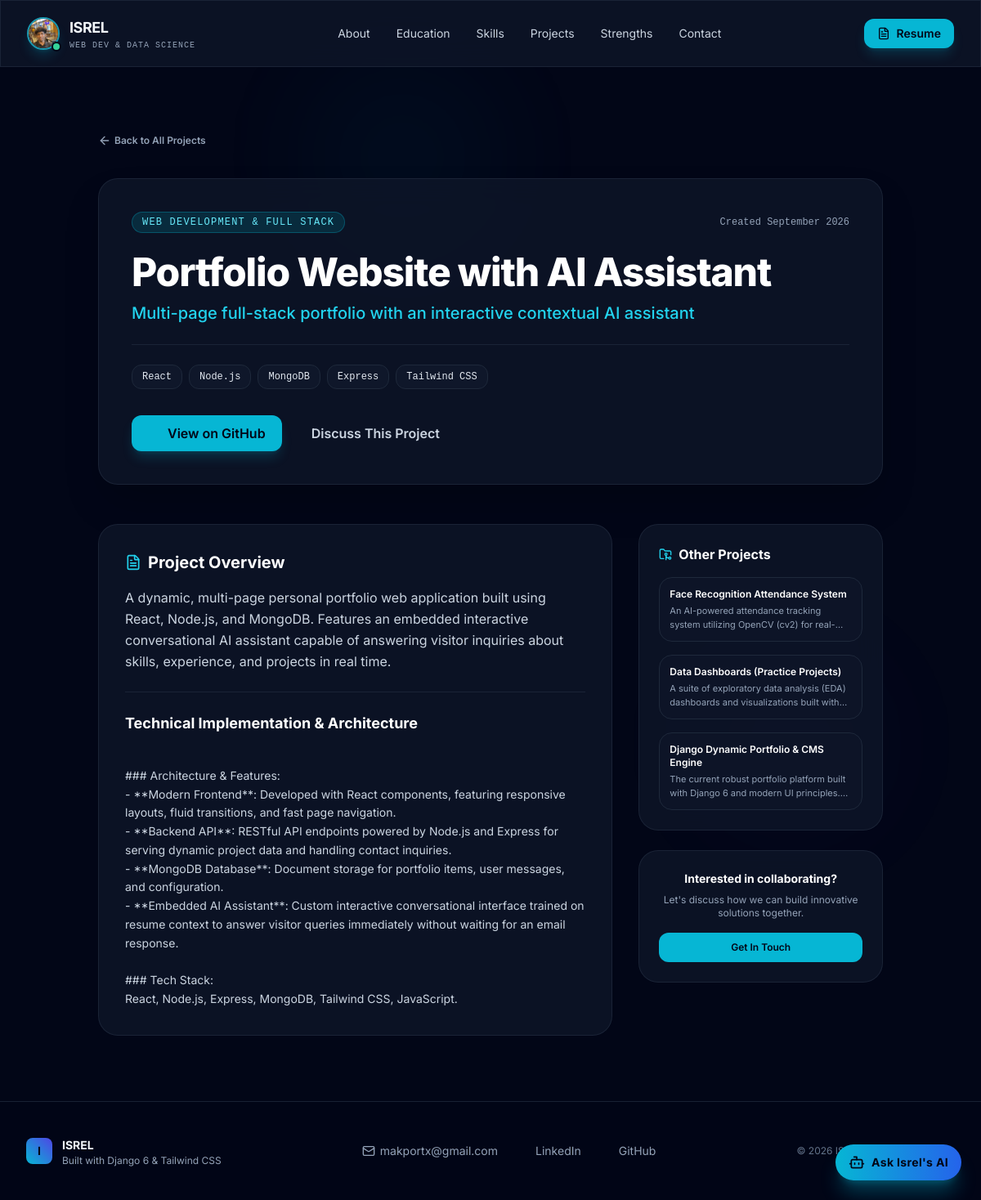
Screenshot of /project/portfolio-website-with-ai-assistant/ with the database file from the repository.
### portfolio/models.py (models this page shows, shortened)
class Profile(models.Model):
    name = models.CharField(max_length=100, default="ISREL")
    title = models.CharField(max_length=200, default="Aspiring Web Developer & Data Science Enthusiast")
    summary = models.TextField(
        default="Passionate Web Developer and Data Science Enthusiast currently pursuing a B.Tech in Computer Science "
                "(Data Science specialization) at SRM University. Skilled in Python, Front-End Development, and Data Analysis. "
                "Dedicated to building user-friendly, data-driven solutions."
    )
    career_objective = models.TextField(
        default="To grow as a Web Developer & Data Scientist, contributing to innovative projects that combine "
                "creativity, data, and technology while continuously learning in a dynamic environment."
    )
    location = models.CharField(max_length=150, default="Chennai, Tamil Nadu, India")
    email = models.EmailField(default="makportx@gmail.com")
    linkedin = models.URLField(default="https://linkedin.com/in/isrel")
    github = models.URLField(default="https://github.com/makportx")
    available_for_opportunities = models.BooleanField(default=True)
    class Meta:
        verbose_name = "Personal Profile"
        verbose_name_plural = "Personal Profile"

class Project(models.Model):
    CATEGORY_CHOICES = [
        ('ai_ml', 'AI & Machine Learning'),
        ('fullstack', 'Web Development & Full Stack'),
        ('data_science', 'Data Science & Dashboards'),
    ]
    title = models.CharField(max_length=200)
    slug = models.SlugField(max_length=220, unique=True, blank=True)
    category = models.CharField(max_length=30, choices=CATEGORY_CHOICES, default='fullstack')
    tagline = models.CharField(max_length=255, blank=True)
    description = models.TextField()
    extended_details = models.TextField(
        blank=True,
        help_text="Detailed project breakdown, challenges, solutions, and impact."
    )
    tech_stack = models.CharField(max_length=255, help_text="Comma-separated technologies, e.g. Python, OpenCV, Tkinter")
    github_url = models.URLField(blank=True)
    live_demo_url = models.URLField(blank=True)
    featured = models.BooleanField(default=True)
    icon_name = models.CharField(max_length=50, default="folder", help_text="Lucide icon name")
    created_at = models.DateField(auto_now_add=True)
    order = models.PositiveIntegerField(default=1)
    class Meta:
        ordering = ['order', '-created_at']
    def tech_list(self):
        return [tech.strip() for tech in self.tech_stack.split(',') if tech.strip()]

### portfolio/views.py (the view)
# urls.py: path('project/<slug:slug>/', views.project_detail_view, name='project_detail'),
def project_detail_view(request, slug):
    profile = get_or_create_default_profile()
    project = get_object_or_404(Project, slug=slug)
    other_projects = Project.objects.exclude(id=project.id)[:3]
    return render(request, 'portfolio/project_detail.html', {
        'profile': profile,
        'project': project,
        'other_projects': other_projects,
    })

### portfolio/views.py (called while the page is built, shortened)
def get_or_create_default_profile():
    profile = Profile.objects.first()
    return profile

### portfolio/templates/portfolio/project_detail.html (shortened to what this page needs)
{% extends 'portfolio/base.html' %}
{% load static %}
{% block content %}
<div class="py-12 sm:py-20">
    <div class="max-w-5xl mx-auto px-4 sm:px-6 lg:px-8">
        <div class="mb-8">
            <a href="{% url 'home' %}#projects" class="inline-flex items-center text-xs font-semibold text-slate-400 hover:text-cyan-400 transition space-x-1">
                <i data-lucide="arrow-left" class="w-4 h-4"></i>
                <span>Back to All Projects</span>
            </a>
        </div>
        <div class="glass-panel p-6 sm:p-10 rounded-3xl border border-slate-800/80 shadow-2xl relative overflow-hidden mb-12">
            <div class="flex flex-wrap items-center justify-between gap-4 mb-6">
                <span class="text-xs font-mono uppercase tracking-widest px-3 py-1 rounded-full bg-cyan-950/80 text-cyan-300 border border-cyan-500/30">
                    {{ project.get_category_display }}
                </span>
                <span class="text-xs text-slate-400 font-mono">
                    Created {{ project.created_at|date:"F Y" }}
                </span>
            </div>
            <h1 class="text-3xl sm:text-5xl font-extrabold text-white tracking-tight leading-tight">
                {{ project.title }}
            </h1>
            {% if project.tagline %}
            <p class="text-base sm:text-xl text-cyan-400 font-medium mt-3">
                {{ project.tagline }}
            </p>
            {% endif %}
            <div class="flex flex-wrap gap-2 mt-6 pt-6 border-t border-slate-800/80">
                {% for tech in project.tech_list %}
                <span class="text-xs px-3 py-1.5 rounded-xl bg-slate-900 text-slate-200 border border-slate-800 font-mono font-medium">
                    {{ tech }}
                </span>
                {% endfor %}
            </div>
            <div class="flex flex-wrap items-center gap-4 mt-8">
                {% if project.github_url %}
                <a href="{{ project.github_url }}" target="_blank" rel="noopener noreferrer" class="px-5 py-2.5 rounded-xl font-semibold bg-cyan-500 text-slate-950 hover:bg-cyan-400 transition shadow-lg shadow-cyan-500/20 flex items-center space-x-2">
                    <i data-lucide="github" class="w-4 h-4"></i>
                    <span>View on GitHub</span>
                </a>
                {% endif %}
                <a href="{% url 'home' %}#contact" class="px-5 py-2.5 rounded-xl font-semibold text-slate-300 hover:text-white transition flex items-center space-x-1.5">
                    <span>Discuss This Project</span>
                </a>
            </div>
        </div>
        <div class="grid grid-cols-1 lg:grid-cols-12 gap-8">
            <div class="lg:col-span-8 space-y-8">
                <div class="glass-panel p-6 sm:p-8 rounded-3xl border border-slate-800/80">
                    <h2 class="text-xl font-bold text-white mb-4 flex items-center gap-2">
                        <i data-lucide="file-text" class="w-5 h-5 text-cyan-400"></i>
                        Project Overview
                    </h2>
                    <p class="text-slate-300 text-base leading-relaxed">
                        {{ project.description }}
                    </p>
                    {% if project.extended_details %}
                    <div class="mt-6 pt-6 border-t border-slate-800/80 text-slate-300 space-y-4">
                        <h3 class="text-lg font-bold text-white mb-2">Technical Implementation & Architecture</h3>
                        <div class="text-sm text-slate-300 leading-relaxed space-y-3 whitespace-pre-line font-normal">
                            {{ project.extended_details }}
                        </div>
                    </div>
                    {% endif %}
                </div>
            </div>
            <div class="lg:col-span-4 space-y-6">
                <div class="glass-panel p-6 rounded-3xl border border-slate-800/80">
                    <h3 class="text-base font-bold text-white mb-4 flex items-center gap-2">
                        <i data-lucide="folder-git-2" class="w-4 h-4 text-cyan-400"></i>
                        Other Projects
                    </h3>
                    <div class="space-y-4">
                        {% for other in other_projects %}
                        <a href="{% url 'project_detail' slug=other.slug %}" class="block p-3 rounded-2xl bg-slate-900/60 hover:bg-slate-800/80 border border-slate-800 transition group">
                            <h4 class="text-xs font-semibold text-white group-hover:text-cyan-400 transition">
                                {{ other.title }}
                            </h4>
                            <p class="text-[11px] text-slate-400 line-clamp-2 mt-1">
                                {{ other.description }}
                            </p>
                        </a>
                        {% empty %}
                        <p class="text-xs text-slate-400">No other projects found.</p>
                        {% endfor %}
                    </div>
                </div>
                <div class="glass-panel p-6 rounded-3xl border border-slate-800/80 text-center">
                    <h4 class="text-sm font-bold text-white mb-2">Interested in collaborating?</h4>
                    <p class="text-xs text-slate-400 mb-4">Let's discuss how we can build innovative solutions together.</p>
                    <a href="{% url 'home' %}#contact" class="inline-block w-full py-2.5 rounded-xl text-xs font-semibold bg-cyan-500 text-slate-950 hover:bg-cyan-400 transition">
                        Get In Touch
                    </a>
                </div>
            </div>
        </div>
    </div>
</div>
{% endblock %}

### portfolio/templates/portfolio/base.html (shortened to what this page needs)
{% load static %}
<!DOCTYPE html>
<html lang="en" class="dark scroll-smooth">
<head>
    <script src="https://cdn.tailwindcss.com"></script>
    <link rel="stylesheet" href="{% static 'portfolio/css/style.css' %}">
</head>
<body class="bg-slate-950 text-slate-100 min-h-screen flex flex-col selection:bg-cyan-500 selection:text-slate-950 antialiased relative overflow-x-hidden">
    <div class="fixed top-0 left-1/4 w-96 h-96 glow-cyan rounded-full pointer-events-none -z-10 blur-3xl opacity-40"></div>
    <div class="fixed bottom-1/4 right-10 w-96 h-96 glow-violet rounded-full pointer-events-none -z-10 blur-3xl opacity-30"></div>
    <header class="sticky top-0 z-40 glass-panel border-b border-slate-800/80 transition duration-300">
        <div class="max-w-7xl mx-auto px-4 sm:px-6 lg:px-8">
            <div class="flex items-center justify-between h-16 sm:h-20">
                <div class="flex items-center space-x-3">
                    <a href="{% url 'home' %}" class="group flex items-center space-x-3">
                        <div class="relative">
                            <img src="{% static 'portfolio/images/isrel_profile.jpg' %}" alt="{{ profile.name|default:'ISREL' }}" class="w-10 h-10 rounded-full object-cover object-top border-2 border-cyan-400/70 shadow-lg shadow-cyan-500/20 group-hover:scale-105 transition-transform duration-200">
                            <span class="absolute -bottom-0.5 -right-0.5 w-3 h-3 bg-emerald-400 border-2 border-slate-950 rounded-full"></span>
                        </div>
                        <div>
                            <span class="font-bold text-lg tracking-tight group-hover:text-cyan-400 transition">{{ profile.name|default:"ISREL" }}</span>
                            <span class="hidden md:block text-[10px] uppercase font-mono tracking-widest text-slate-400">Web Dev & Data Science</span>
                        </div>
                    </a>
                </div>
                <nav class="hidden md:flex items-center space-x-1 lg:space-x-2">
                    <a href="{% url 'home' %}#about" class="px-3 py-2 rounded-lg text-sm text-slate-300 hover:text-white hover:bg-slate-800/60 transition">About</a>
                    <a href="{% url 'home' %}#education" class="px-3 py-2 rounded-lg text-sm text-slate-300 hover:text-white hover:bg-slate-800/60 transition">Education</a>
                    <a href="{% url 'home' %}#skills" class="px-3 py-2 rounded-lg text-sm text-slate-300 hover:text-white hover:bg-slate-800/60 transition">Skills</a>
                    <a href="{% url 'home' %}#projects" class="px-3 py-2 rounded-lg text-sm text-slate-300 hover:text-white hover:bg-slate-800/60 transition">Projects</a>
                    <a href="{% url 'home' %}#strengths" class="px-3 py-2 rounded-lg text-sm text-slate-300 hover:text-white hover:bg-slate-800/60 transition">Strengths</a>
                    <a href="{% url 'home' %}#contact" class="px-3 py-2 rounded-lg text-sm text-slate-300 hover:text-white hover:bg-slate-800/60 transition">Contact</a>
                </nav>
                <div class="hidden sm:flex items-center space-x-3">
                    <a href="{% url 'resume' %}" class="inline-flex items-center space-x-2 px-4 py-2 rounded-xl text-sm font-semibold bg-cyan-500 text-slate-950 hover:bg-cyan-400 transition shadow-lg shadow-cyan-500/20 hover:shadow-cyan-400/30">
                        <i data-lucide="file-text" class="w-4 h-4"></i>
                        <span>Resume</span>
                    </a>
                </div>
            </div>
        </div>
    </header>
    <main class="flex-grow">
        {% block content %}{% endblock %}
    </main>
    <div class="fixed bottom-6 right-6 z-50">
        <button id="ai-assistant-toggle" type="button" class="flex items-center space-x-2 px-4 py-3 rounded-full bg-gradient-to-r from-cyan-500 to-blue-600 text-slate-950 font-bold shadow-xl shadow-cyan-500/30 hover:shadow-cyan-400/40 hover:scale-105 active:scale-95 transition duration-200 group">
            <i data-lucide="bot" class="w-5 h-5 group-hover:rotate-12 transition-transform"></i>
            <span class="text-sm tracking-wide">Ask Isrel's AI</span>
        </button>
    </div>
    <footer class="mt-auto border-t border-slate-800/80 bg-slate-950/90 py-10">
        <div class="max-w-7xl mx-auto px-4 sm:px-6 lg:px-8 flex flex-col md:flex-row items-center justify-between gap-6">
            <div class="flex items-center space-x-3">
                <div class="w-8 h-8 rounded-lg bg-gradient-to-tr from-cyan-500 to-indigo-600 flex items-center justify-center font-bold text-slate-950 text-sm">
                    {{ profile.name|first|default:"I" }}
                </div>
                <div>
                    <span class="font-bold text-sm">{{ profile.name }}</span>
                    <p class="text-xs text-slate-400">Built with Django 6 & Tailwind CSS</p>
                </div>
            </div>
            <div class="flex items-center space-x-6 text-sm text-slate-400">
                <a href="mailto:{{ profile.email }}" class="hover:text-cyan-400 transition flex items-center gap-1.5">
                    <i data-lucide="mail" class="w-4 h-4"></i> {{ profile.email }}
                </a>
                <a href="{{ profile.linkedin }}" target="_blank" rel="noopener noreferrer" class="hover:text-cyan-400 transition flex items-center gap-1.5">
                    <i data-lucide="linkedin" class="w-4 h-4"></i> LinkedIn
                </a>
                <a href="{{ profile.github }}" target="_blank" rel="noopener noreferrer" class="hover:text-cyan-400 transition flex items-center gap-1.5">
                    <i data-lucide="github" class="w-4 h-4"></i> GitHub
                </a>
            </div>
            <p class="text-xs text-slate-500">
                &copy; 2026 {{ profile.name }}. All rights reserved.
            </p>
        </div>
    </footer>
</body>
</html>

### portfolio/static/portfolio/css/style.css (style rules this page uses)
body { font-family: 'Inter', -apple-system, BlinkMacSystemFont, 'Segoe UI', Roboto, sans-serif; }
code, pre, .font-mono { font-family: 'JetBrains Mono', monospace; }
.glass-panel { background: rgba(15, 23, 42, 0.75); backdrop-filter: blur(16px); -webkit-backdrop-filter: blur(16px); border: 1px solid rgba(255, 255, 255, 0.08); }
.glow-cyan { background: radial-gradient(circle, rgba(6, 182, 212, 0.15) 0%, rgba(6, 182, 212, 0) 70%); }
.glow-violet { background: radial-gradient(circle, rgba(139, 92, 246, 0.15) 0%, rgba(139, 92, 246, 0) 70%); }
html { scroll-behavior: smooth; }

### rows the page displays
Profile: name "ISREL", name|first "I", email "makportx@gmail.com"
Project: category "WEB DEVELOPMENT & FULL STACK", created_at "September 2026", title "Portfolio Website with AI Assistant", tagline "Multi-page full-stack portfolio with an interactive contextual AI assistant", description "A dynamic, multi-page personal portfolio web application built using React, Node.js, and MongoDB. Features an embedded interactive conversational AI assistant capable of answering visitor inquiries about skills, experience, and projects in real time.", extended_details "### Architecture & Features: - **Modern Frontend**: Developed with React components, featuring responsive layouts, fluid transitions, and fast page navigation. - **Backend API**: RESTful API endpoints powered by Node.js and Express for serving dynamic project data and handling contact inquiries. - **MongoDB Database**: Document storage for portfolio items, user messages, and configuration. - **Embedded AI Assistant**: Custom interactive conversational interface trained on resume context to answer visitor queries immediately without waiting for an email response. ### Tech Stack: React, Node.js, Express, MongoDB, Tailwind CSS, JavaScript."
Project: title "Face Recognition Attendance System", description "An AI-powered attendance tracking system utilizing OpenCV (cv2)…"
Project: title "Data Dashboards (Practice Projects)", description "A suite of exploratory data analysis (EDA) dashboards and visualizations built…"
Project: title "Django Dynamic Portfolio & CMS Engine", description "The current robust portfolio platform built with Django 6 and modern UI…"

### other values shown
{{ tech }} "React" "Node.js" "MongoDB" "Express" "Tailwind CSS"
